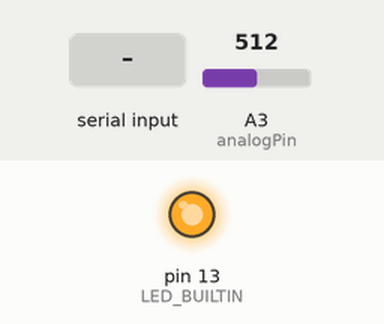
Bench run of a sketch on a simulated Arduino Uno, built with avr-gcc and run on an emulated ATmega328P. On the bench: output pins drawn as LEDs (lit = HIGH). The test bench sets the inputs (shaded band); at power-on: A3 (analogPin) = 512. What the sketch prints to the serial monitor is not drawn.

Above: at 1.2 s.
1.3 s: byte 102 ('f') received over Serial
At 1.96 s:
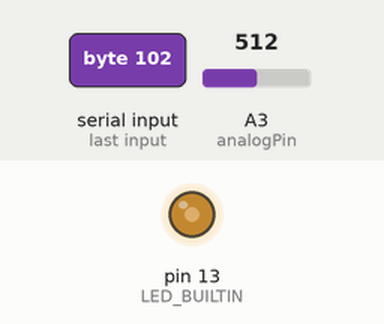
4.8 s: "1" received over Serial
8.3 s: A3 (analogPin) set to 716
11.8 s: byte 120 ('x') received over Serial
15.3 s: "H" received over Serial
At 15.43 s:
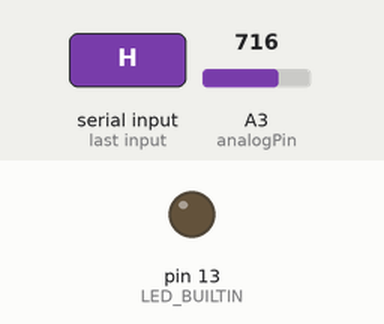
18.8 s: "d" received over Serial
Timing chart, 0 to 23.3 s (numbered marks = the images above; inputs shaded):
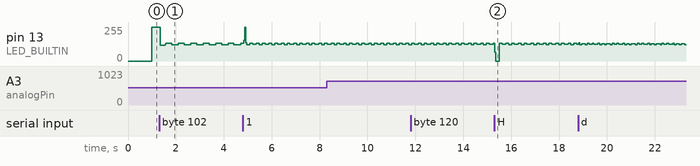

The sketch:

randcrc.ino
```cpp
/*
  randcrc - random numbers via crc32 over analog input

  2024-04-26, jens

  based on:
  https://excamera.com/sphinx/article-crc.html


  todo:
  * switching to higher baud rates does not work

*/


int analogPin = A3;


static const unsigned long crc_table[16] = {
  0x00000000, 0x1db71064, 0x3b6e20c8, 0x26d930ac,
  0x76dc4190, 0x6b6b51f4, 0x4db26158, 0x5005713c,
  0xedb88320, 0xf00f9344, 0xd6d6a3e8, 0xcb61b38c,
  0x9b64c2b0, 0x86d3d2d4, 0xa00ae278, 0xbdbdf21c
};


unsigned long day = 86400000;
unsigned long sec = 1000;


unsigned long period = sec;    // on & off time
unsigned long previousMillis;  // previous millis counter


bool single = false;
bool debug = false;
char format[] = "%08lX";
char buff[32];

unsigned long crc = 0x12345678;
unsigned long min = 0xffffffff;
unsigned long max = 0x00000000;


unsigned long crc32(unsigned long crc, char data) {
  byte i;

  i = crc ^ (data >> (0 * 4));
  crc = crc_table[i & 0x0f] ^ (crc >> 4);
  i = crc ^ (data >> (1 * 4));
  crc = crc_table[i & 0x0f] ^ (crc >> 4);
  return crc;
}


unsigned long crc_string(char *s) {
  unsigned long crc = ~0L;
  while (*s)
    crc = crc32(crc, *s++);
  crc = ~crc;
  return crc;
}


void changeSerial(int rate) {
  Serial.flush();  // sent last characters
  Serial.begin(rate);
  while (Serial.available())  // read garbage
    Serial.read();
}


void getRand() {

  int val = analogRead(analogPin);

  uint8_t data = (byte)(val & 0xFF);

  crc = crc32(crc, data);

  if (crc < min)
    min = crc;
  if (crc > max)
    max = crc;

  if (debug) {
    Serial.print(val, HEX);
    Serial.print(" ");
    Serial.println(data, HEX);
  } else {
    sprintf(buff, format, crc);
    Serial.println(buff);
  }
}


void setup() {

  pinMode(LED_BUILTIN, OUTPUT);
  digitalWrite(LED_BUILTIN, LOW);

  Serial.begin(9600);
  Serial.println();

  previousMillis = millis();
}


void loop() {

  if (millis() - previousMillis >= period) {
    previousMillis = millis();

    getRand();

    digitalWrite(LED_BUILTIN, !digitalRead(LED_BUILTIN));  // toggle LED
  }

  if (Serial.available()) {
    char c = Serial.read();

    switch (c) {
      case 'H':
      case 'h':
      case 'i':
        Serial.println("\nrandcrc - random numbers via crc32 over analog input");
        Serial.println("[i]nfo / [h]elp   [t]est   [d]ebug");
        Serial.println("output: [l]oop   [f]ast   [s]top   [r]equest / [?]");
        Serial.println("hex values with upper or lower case: [X] or [x]");
        Serial.println("baud rates: [1]9200, [2]8800, [3]8400, [5]7600, [9]600");
        break;

      case 'd':
        debug = !debug;
        break;

      case '1':
        changeSerial(19200);
        break;
      case '2':
        changeSerial(28800);
        break;
      case '3':
        changeSerial(38400);
        break;
      case '5':
        changeSerial(57600);
        break;
      case '9':
        changeSerial(9600);
        break;

      case 'r':
      case 'R':
      case '?':
        getRand();
        break;

      case 's':
        period = day;
        break;
      case 'l':
        period = sec;
        break;
      case 'f':
        period = 1;
        break;

      case 'x':
        format[4] = 'x';
        break;
      case 'X':
        format[4] = 'X';
        break;

      case 't':
        Serial.print("HELLO == 0xC1446436 == ");
        Serial.println(crc_string("HELLO"), HEX);

        Serial.print("min: ");
        sprintf(buff, format, min);
        Serial.print(buff);
        Serial.print("   max: ");
        sprintf(buff, format, max);
        Serial.println(buff);
        break;

      default:
        if (debug) {
          if (c > 15)
            Serial.print("0x");
          else
            Serial.print("0x0");
          Serial.print(c, HEX);
          Serial.println("?");
        }
    }  // switch
  }
}
```

Measured:
- by itself, pin 13 (LED_BUILTIN): repeats every 1.0 s: 122/255 0.08 s, 128/255 0.16 s, 122/255 0.08 s, 133/255 0.08 s, 125/255 0.12 s, 133/255 0.08 s, 127/255 0.16 s, 133/255 0.08 s, 122/255 0.08 s, 130/255 0.12 s
